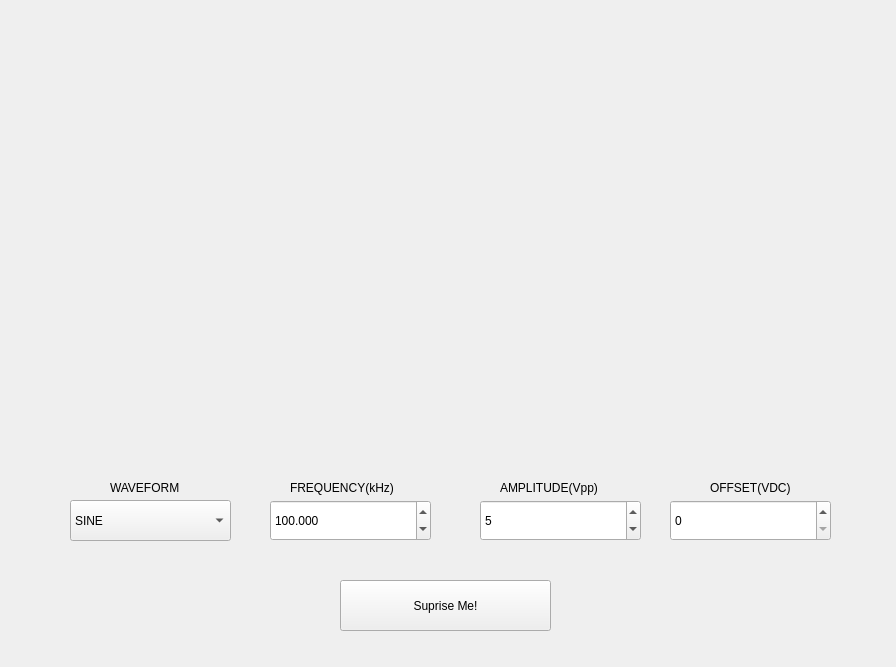
<?xml version="1.0" encoding="UTF-8"?>
<ui version="4.0">
 <class>Form</class>
 <widget class="QWidget" name="Form">
  <property name="geometry">
   <rect>
    <x>0</x>
    <y>0</y>
    <width>896</width>
    <height>667</height>
   </rect>
  </property>
  <property name="windowTitle">
   <string>Form</string>
  </property>
  <widget class="QWidget" name="verticalLayoutWidget">
   <property name="geometry">
    <rect>
     <x>70</x>
     <y>50</y>
     <width>761</width>
     <height>401</height>
    </rect>
   </property>
   <layout class="QVBoxLayout" name="graphbox"/>
  </widget>
  <widget class="QComboBox" name="dd_waveform">
   <property name="geometry">
    <rect>
     <x>70</x>
     <y>500</y>
     <width>161</width>
     <height>41</height>
    </rect>
   </property>
   <property name="layoutDirection">
    <enum>Qt::LeftToRight</enum>
   </property>
   <property name="styleSheet">
    <string notr="true">font: 9pt &quot;Times New Roman&quot;;</string>
   </property>
   <item>
    <property name="text">
     <string>SINE</string>
    </property>
   </item>
   <item>
    <property name="text">
     <string>SQUARE</string>
    </property>
   </item>
   <item>
    <property name="text">
     <string>RAMP</string>
    </property>
   </item>
  </widget>
  <widget class="QPushButton" name="pb">
   <property name="geometry">
    <rect>
     <x>340</x>
     <y>580</y>
     <width>211</width>
     <height>51</height>
    </rect>
   </property>
   <property name="text">
    <string>Suprise Me!</string>
   </property>
  </widget>
  <widget class="QLabel" name="label">
   <property name="geometry">
    <rect>
     <x>110</x>
     <y>480</y>
     <width>81</width>
     <height>16</height>
    </rect>
   </property>
   <property name="acceptDrops">
    <bool>false</bool>
   </property>
   <property name="autoFillBackground">
    <bool>false</bool>
   </property>
   <property name="styleSheet">
    <string notr="true">font: 11pt &quot;SimSun&quot;;</string>
   </property>
   <property name="text">
    <string>WAVEFORM</string>
   </property>
  </widget>
  <widget class="QLabel" name="label_2">
   <property name="geometry">
    <rect>
     <x>290</x>
     <y>480</y>
     <width>131</width>
     <height>16</height>
    </rect>
   </property>
   <property name="acceptDrops">
    <bool>false</bool>
   </property>
   <property name="autoFillBackground">
    <bool>false</bool>
   </property>
   <property name="styleSheet">
    <string notr="true">font: 11pt &quot;SimSun&quot;;</string>
   </property>
   <property name="text">
    <string>FREQUENCY(kHz)</string>
   </property>
  </widget>
  <widget class="QLabel" name="label_3">
   <property name="geometry">
    <rect>
     <x>500</x>
     <y>480</y>
     <width>141</width>
     <height>16</height>
    </rect>
   </property>
   <property name="acceptDrops">
    <bool>false</bool>
   </property>
   <property name="autoFillBackground">
    <bool>false</bool>
   </property>
   <property name="styleSheet">
    <string notr="true">font: 11pt &quot;SimSun&quot;;</string>
   </property>
   <property name="text">
    <string>AMPLITUDE(Vpp)</string>
   </property>
  </widget>
  <widget class="QLabel" name="label_4">
   <property name="geometry">
    <rect>
     <x>710</x>
     <y>480</y>
     <width>101</width>
     <height>16</height>
    </rect>
   </property>
   <property name="acceptDrops">
    <bool>false</bool>
   </property>
   <property name="autoFillBackground">
    <bool>false</bool>
   </property>
   <property name="styleSheet">
    <string notr="true">font: 11pt &quot;SimSun&quot;;</string>
   </property>
   <property name="text">
    <string>OFFSET(VDC)</string>
   </property>
  </widget>
  <widget class="QDoubleSpinBox" name="doubleSpinBox_frequency">
   <property name="geometry">
    <rect>
     <x>270</x>
     <y>500</y>
     <width>161</width>
     <height>41</height>
    </rect>
   </property>
   <property name="decimals">
    <number>3</number>
   </property>
   <property name="maximum">
    <double>200.000000000000000</double>
   </property>
   <property name="singleStep">
    <double>0.001000000000000</double>
   </property>
   <property name="value">
    <double>100.000000000000000</double>
   </property>
  </widget>
  <widget class="QSpinBox" name="spinBox_amplitude">
   <property name="geometry">
    <rect>
     <x>480</x>
     <y>500</y>
     <width>161</width>
     <height>41</height>
    </rect>
   </property>
   <property name="maximum">
    <number>10</number>
   </property>
   <property name="value">
    <number>5</number>
   </property>
  </widget>
  <widget class="QSpinBox" name="spinBox_offset">
   <property name="geometry">
    <rect>
     <x>670</x>
     <y>500</y>
     <width>161</width>
     <height>41</height>
    </rect>
   </property>
   <property name="maximum">
    <number>10</number>
   </property>
   <property name="value">
    <number>0</number>
   </property>
  </widget>
 </widget>
 <resources/>
 <connections/>
</ui>
